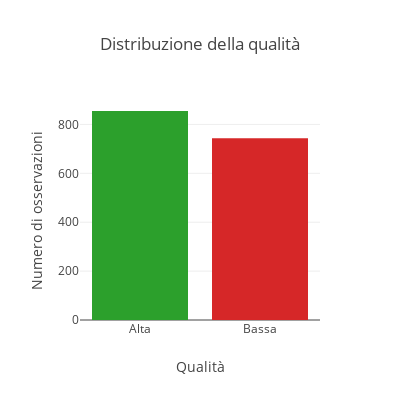

Write notebook code for a chart like this one.
### Code cell
y = df["quality"].value_counts()

data = [go.Bar(x=[quality_values[x] for x in y.index], y=y.values, marker = dict(color = colors[:len(y.index)]))]
layout = go.Layout(
    title='Distribuzione della qualità',
    autosize=False,
    width=400,
    height=400,
    yaxis=dict(
        title='Numero di osservazioni',
    ),
    xaxis=dict(
        title='Qualità'
    ),
)
fig = go.Figure(data=data, layout=layout)
iplot(fig, filename='basic-bar3')

### Figure 1 — Plotly figure (JSON) as saved in the notebook; plotly's stock layout.template omitted (floating-point values rounded to 4 significant figures)
{"data": [{"marker": {"color": ["#2ca02c", "#d62728"]}, "type": "bar", "uid": "f286476e-8a98-4780-b83c-da164fd5f032", "x": ["Alta", "Bassa"], "y": [855, 744]}], "layout": {"autosize": false, "height": 400, "title": {"text": "Distribuzione della qualità"}, "width": 400, "xaxis": {"title": {"text": "Qualità"}}, "yaxis": {"title": {"text": "Numero di osservazioni"}}}}
